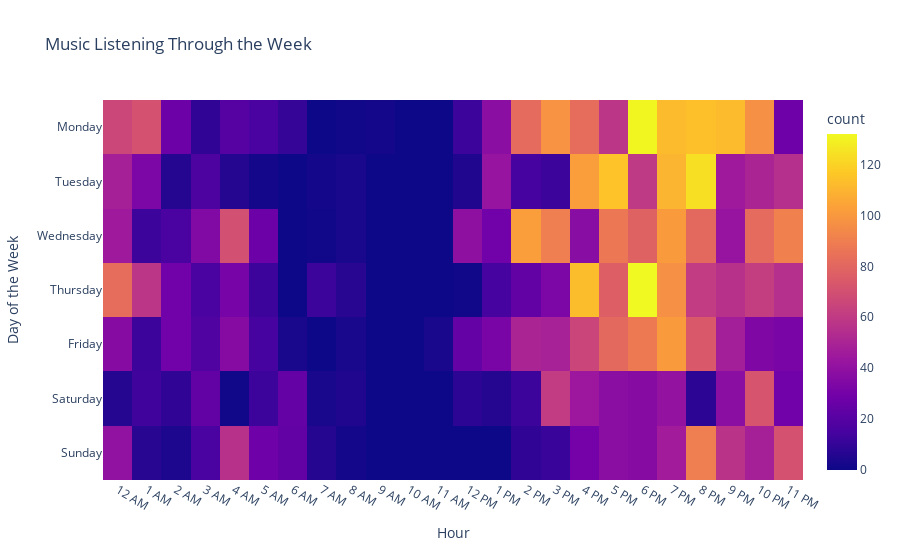

Here is the notebook cell this chart was saved with:
### Code cell
music['day_name'] = music['date'].dt.day_name()
day_order = ['Monday', 'Tuesday', 'Wednesday', 'Thursday', 'Friday', 'Saturday', 'Sunday']
hour_order = ['12 AM', '1 AM', '2 AM', '3 AM', '4 AM', '5 AM','6 AM', '7 AM', '8 AM', '9 AM', '10 AM', '11 AM',
    '12 PM', '1 PM', '2 PM', '3 PM', '4 PM', '5 PM','6 PM', '7 PM', '8 PM', '9 PM', '10 PM', '11 PM']
#music.head()
fig = px.density_heatmap(music, x='hour', y='day_name', category_orders={'day_name':day_order, 'hour':hour_order}, title="Music Listening Through the Week")
fig.update_layout(yaxis_title="Day of the Week", xaxis_title="Hour")
fig.show()

### Figure 1 — Plotly figure (JSON) as saved in the notebook; plotly's stock layout.template omitted (floating-point values rounded to 4 significant figures; data arrays with more than 128 entries replaced by an {"elided": "..."} marker saying what was removed)
{"data": [{"coloraxis": "coloraxis", "hovertemplate": "hour=%{x}<br>day_name=%{y}<br>count=%{z}<extra></extra>", "name": "", "type": "histogram2d", "x": {"elided": "6024 str values"}, "xaxis": "x", "xbingroup": "x", "y": {"elided": "6024 str values"}, "yaxis": "y", "ybingroup": "y"}], "layout": {"coloraxis": {"colorbar": {"title": {"text": "count"}}, "colorscale": [[0, "#0d0887"], [0.1111, "#46039f"], [0.2222, "#7201a8"], [0.3333, "#9c179e"], [0.4444, "#bd3786"], [0.5556, "#d8576b"], [0.6667, "#ed7953"], [0.7778, "#fb9f3a"], [0.8889, "#fdca26"], [1, "#f0f921"]]}, "legend": {"tracegroupgap": 0}, "title": {"text": "Music Listening Through the Week"}, "xaxis": {"anchor": "y", "categoryarray": ["12 AM", "1 AM", "2 AM", "3 AM", "4 AM", "5 AM", "6 AM", "7 AM", "8 AM", "9 AM", "10 AM", "11 AM", "12 PM", "1 PM", "2 PM", "3 PM", "4 PM", "5 PM", "6 PM", "7 PM", "8 PM", "9 PM", "10 PM", "11 PM"], "categoryorder": "array", "domain": [0, 1], "title": {"text": "Hour"}}, "yaxis": {"anchor": "x", "categoryarray": ["Sunday", "Saturday", "Friday", "Thursday", "Wednesday", "Tuesday", "Monday"], "categoryorder": "array", "domain": [0, 1], "title": {"text": "Day of the Week"}}}}
